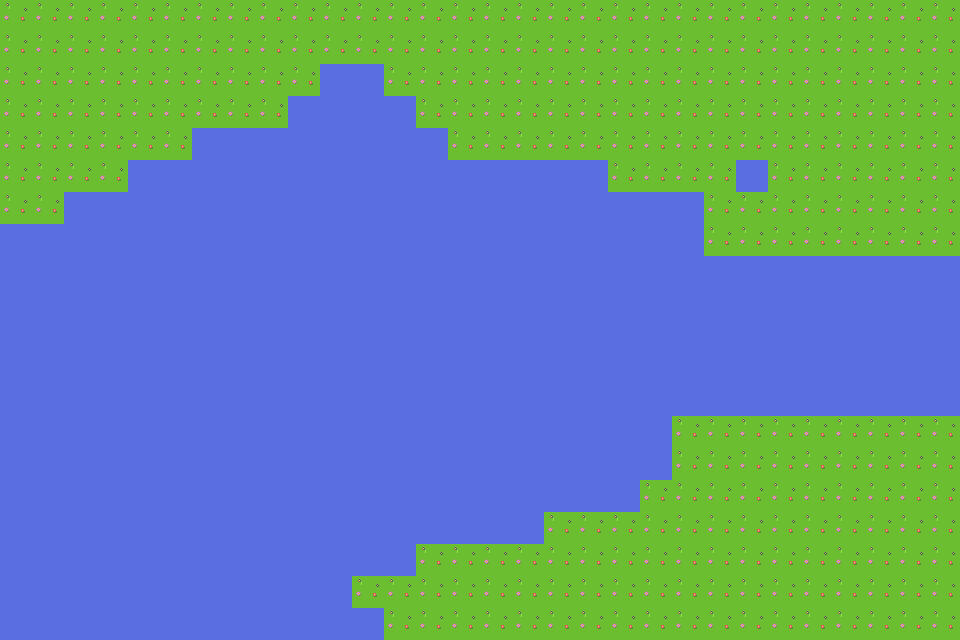

Below is a game level as drawn by its tile map, then a one-line description and the .tmx file that defines it, in full:
An orthogonal 30x20 tile map with 32x32 px tiles, 1 tile layer (Tile Layer 1), 4 tilesets.

<map version="1.10" tiledversion="1.12.1" orientation="orthogonal" renderorder="right-down" width="30" height="20" tilewidth="32" tileheight="32" infinite="0" nextlayerid="2" nextobjectid="1">
 <editorsettings>
  <export format="csv" />
 </editorsettings>
 <tileset firstgid="1" source="../tiled assets/bottom_layer.tsx" />
 <tileset firstgid="2" source="../tiled assets/Map.tsx" />
 <tileset firstgid="3" source="../tiled assets/pure_grass.tsx" />
 <tileset firstgid="4" source="../tiled assets/water.tsx" />
 <layer id="1" name="Tile Layer 1" width="30" height="20">
  <data encoding="csv">
3,3,3,3,3,3,3,3,3,3,3,3,3,3,3,3,3,3,3,3,3,3,3,3,3,3,3,3,3,3,
3,3,3,3,3,3,3,3,3,3,3,3,3,3,3,3,3,3,3,3,3,3,3,3,3,3,3,3,3,3,
3,3,3,3,3,3,3,3,3,3,4,4,3,3,3,3,3,3,3,3,3,3,3,3,3,3,3,3,3,3,
3,3,3,3,3,3,3,3,3,4,4,4,4,3,3,3,3,3,3,3,3,3,3,3,3,3,3,3,3,3,
3,3,3,3,3,3,4,4,4,4,4,4,4,4,3,3,3,3,3,3,3,3,3,3,3,3,3,3,3,3,
3,3,3,3,4,4,4,4,4,4,4,4,4,4,4,4,4,4,4,3,3,3,3,4,3,3,3,3,3,3,
3,3,4,4,4,4,4,4,4,4,4,4,4,4,4,4,4,4,4,4,4,4,3,3,3,3,3,3,3,3,
4,4,4,4,4,4,4,4,4,4,4,4,4,4,4,4,4,4,4,4,4,4,3,3,3,3,3,3,3,3,
4,4,4,4,4,4,4,4,4,4,4,4,4,4,4,4,4,4,4,4,4,4,4,4,4,4,4,4,4,4,
4,4,4,4,4,4,4,4,4,4,4,4,4,4,4,4,4,4,4,4,4,4,4,4,4,4,4,4,4,4,
4,4,4,4,4,4,4,4,4,4,4,4,4,4,4,4,4,4,4,4,4,4,4,4,4,4,4,4,4,4,
4,4,4,4,4,4,4,4,4,4,4,4,4,4,4,4,4,4,4,4,4,4,4,4,4,4,4,4,4,4,
4,4,4,4,4,4,4,4,4,4,4,4,4,4,4,4,4,4,4,4,4,4,4,4,4,4,4,4,4,4,
4,4,4,4,4,4,4,4,4,4,4,4,4,4,4,4,4,4,4,4,4,3,3,3,3,3,3,3,3,3,
4,4,4,4,4,4,4,4,4,4,4,4,4,4,4,4,4,4,4,4,4,3,3,3,3,3,3,3,3,3,
4,4,4,4,4,4,4,4,4,4,4,4,4,4,4,4,4,4,4,4,3,3,3,3,3,3,3,3,3,3,
4,4,4,4,4,4,4,4,4,4,4,4,4,4,4,4,4,3,3,3,3,3,3,3,3,3,3,3,3,3,
4,4,4,4,4,4,4,4,4,4,4,4,4,3,3,3,3,3,3,3,3,3,3,3,3,3,3,3,3,3,
4,4,4,4,4,4,4,4,4,4,4,3,3,3,3,3,3,3,3,3,3,3,3,3,3,3,3,3,3,3,
4,4,4,4,4,4,4,4,4,4,4,4,3,3,3,3,3,3,3,3,3,3,3,3,3,3,3,3,3,3
</data>
 </layer>
</map>
